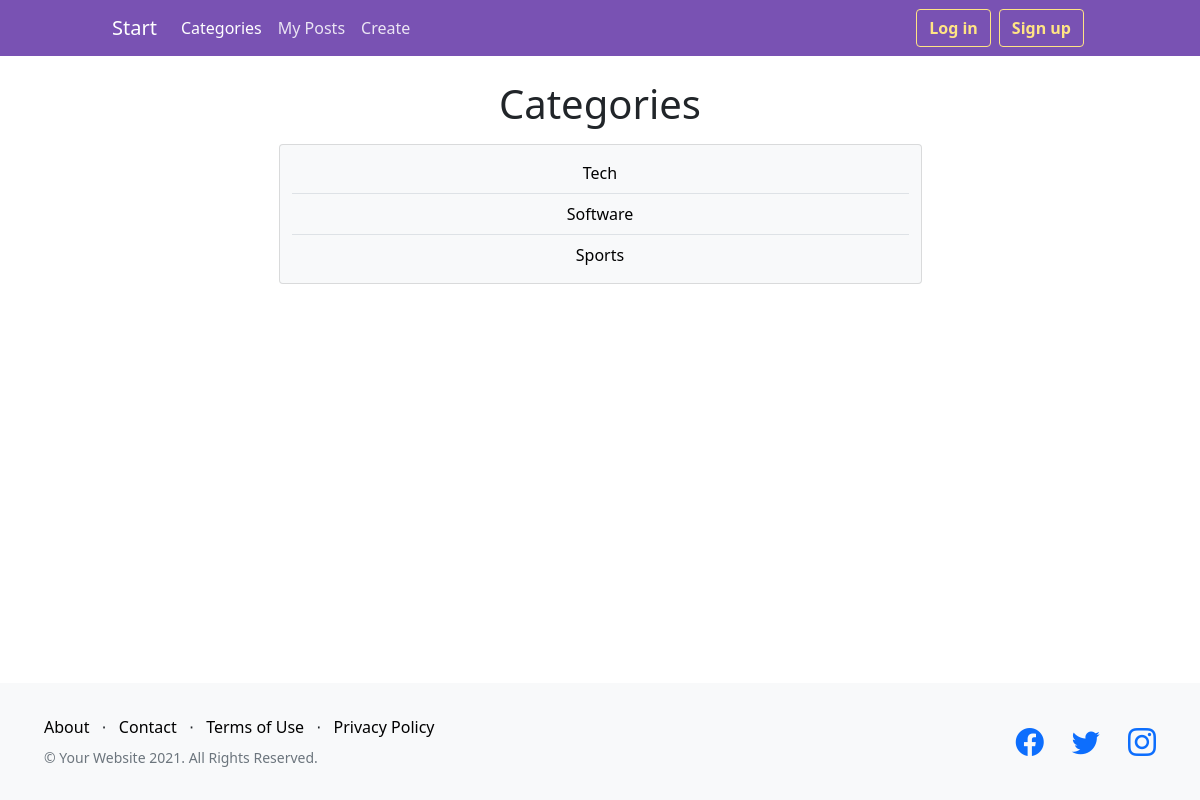
Screenshot of /blog/categories/ with the database file from the repository.
### blog/models.py (models this page shows, shortened)
class Category(models.Model):
    name = models.CharField(max_length=40)
    def __str__(self):
        return self.name
    class Meta:
        verbose_name_plural = "categories"

### blog/views.py (the view)
# urls.py: path('categories/', views.categories, name='Categories'),
def categories(request):
    if request.method == "GET":
        category = request.GET.get("category")
        if category is not None:
            posts = Post.objects.filter(category=category)
            return render(
                request, "blog/index.html", {"page": "Categories", "posts": posts}
            )
    cats = Category.objects.all()
    return render(
        request, "blog/categories.html", {"page": "Categories", "categories": cats}
    )

### blog/templates/blog/categories.html
{% extends 'layout.html' %}
{% block content %}
    <h1 class="text-center">Categories</h1>
    <div class="row my-3">
        <div class="col card bg-light">
            <ul class="d-flex ps-0 py-2 mb-0 flex-column align-items-center text-center my-list">
                {% for cat in categories %}
                    <li class="d-block py-2 border-bottom w-100">
                        <a href="{% url 'Categories' %}?category={{ cat.id }}" class="my-link d-block">
                            {{ cat }}
                        </a>
                    </li>
                {% endfor %}
            </ul>
        </div>
    </div>
{% endblock content %}

### DjangoBlog/static/styles.css (style rules this page uses)
:root { --main-color: rgb(121, 82, 179); --secondary-color:rgb(255, 228, 132); --secondary-color-light:rgba(255, 228, 132, .8); --danger-color: rgb(239, 145, 145); --danger-color-light: rgb(245, 158, 158); --bootstrap-primary-color: #0d6efd; }
.my-list { list-style: none; }
.my-list > li:last-child { border: none !important; }
.my-link { color: black; text-decoration: none; }

### rows the page displays
Category: name "Tech"
Category: name "Software"
Category: name "Sports"
